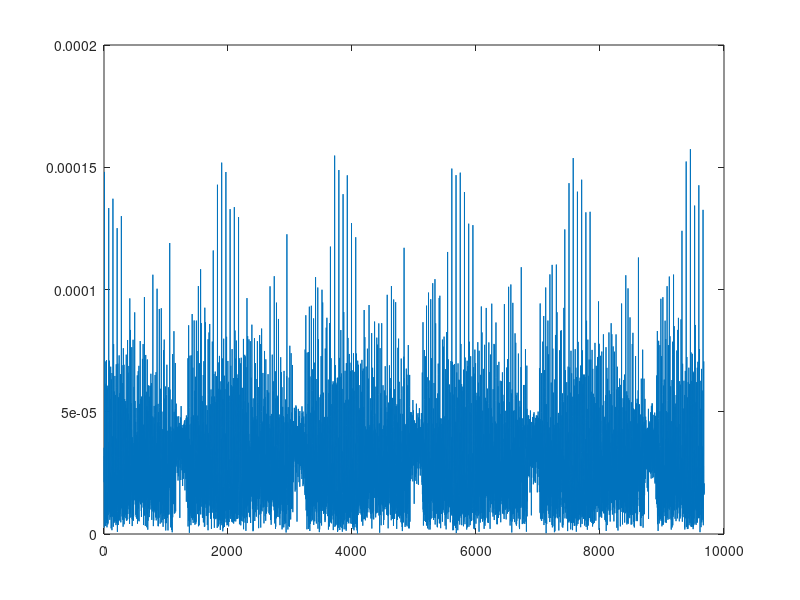
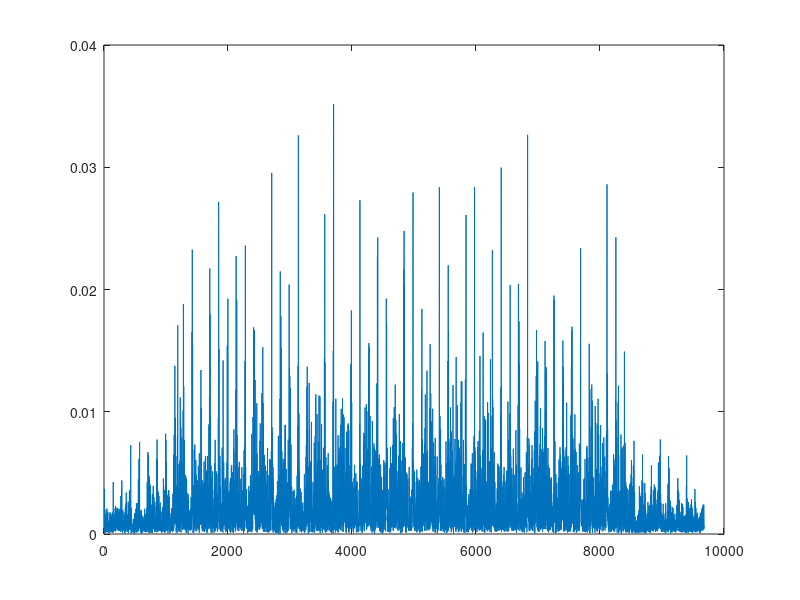

These figures' MATLAB source, in order: (Note: this script raises an error after producing the figures.)
clear; clc;

% Channel Parameters
Max_Excess_Delay   = 3.2*1e-8; % in seconds

% OFDM Signal Specs
FFTsize              = 64;
df                   = 5e3; % subcarrier spacing
fs                   = df*FFTsize;
Ts                   = 1/fs;
OSR                  = 1;
NumActiveSubcarriers = 48;
NumSymbols           = 25;
N_taps               = floor(Max_Excess_Delay/Ts)+1;
CPsizeOpt            = ceil(Max_Excess_Delay/Ts/OSR); % Minimum CP size required (effect of OSR taken into acount)
CPsize               = 4;
W                    = 2;

UsedSubcarrierIndx      = [FFTsize-(NumActiveSubcarriers/2:-1:1)+1, 1:NumActiveSubcarriers/2];
availableCarriers           = UsedSubcarrierIndx;
pilotCarriers               = availableCarriers(2:3:end);
availableCarriers(2:3:end)  = [];
effectiveDataCarriers   = availableCarriers;

% Generating Pilot Bits
pilotBits              = repmat([1 0],1, floor(length(pilotCarriers)/2));
% Modulating pilot bits and reshapinig them into pilotcarriers x Number of symbols
pilotBitsModulated     = pilotBits*2-1;
pilotSymbols           = repmat(pilotBitsModulated(:),1,NumSymbols);

% loading the file
load("OFDM_RVC_CPSize4.mat");
% plot(abs(Y))
figure
plot(abs(Y))

Freq=fftshift(fft(Y))

figure
plot(abs(Freq))
 figure()
[Pxx_tx,F_tx] = pwelch(Y,[],[],[],fs,'centered');
plot(F_tx,10*log10(Pxx_tx/max(Pxx_tx)))

%
PreamblesCreated    =   [mseq(2,6); mseq(2,6)];
correlation         =   xcorr(Y,PreamblesCreated)
[~,indx1]           =   maxk(correlation,5)

sortedIndex         = sort(indx1)
frameStartIndex     = sortedIndex(2) - length(Y) -1;
proposedframe = Y(frameStartIndex:frameStartIndex+length(PreamblesCreated)+ (CPsize+FFTsize)*NumSymbols)

figure()
plot(abs(correlation))

figure
subplot(2,1,1),plot(abs(proposedframe))
subplot(2,1,2),plot(1:length(proposedframe),20*log10(proposedframe))

figure()
[Pxx_tx,F_tx] = pwelch(proposedframe(127:end),[],[],[],fs,'centered');
plot(F_tx,10*log10(Pxx_tx/max(Pxx_tx)))


prmbl_rx = proposedframe(1:length(PreamblesCreated)); 
phase    =  angle(sum(PreamblesCreated.*conj(prmbl_rx)));

equalize_preambles = prmbl_rx.*exp(j*phase);
scatterplot(equalize_preambles);

frameLength = (FFTsize+CPsize)*NumSymbols;
symbols_rx = proposedframe(length(prmbl_rx)+1:length(prmbl_rx)+frameLength);

%REMOVING CP
parallelOFDMSymbols     =   reshape(symbols_rx,FFTsize+CPsize,NumSymbols)
parOFDMSymbolsCPless    =   parallelOFDMSymbols(CPsize+1:end,:)

fdomainSymbol          = fft(parOFDMSymbolsCPless)/sqrt(FFTsize);
receivedPilots         = fdomainSymbol(pilotCarriers,:);
estimatedOFDMChannel   = receivedPilots./pilotSymbols;

% Channel Interpolation using interp
interPolated            = interp1(pilotCarriers,estimatedOFDMChannel,1:1:length(fdomainSymbol),"spline");
interPolatedChannel     = interPolated(availableCarriers,:);

receivedDataOFDM        = fdomainSymbol(availableCarriers,:);
equalized_frame         = receivedDataOFDM(:)./interPolatedChannel(:); 
receivedBits            = qamdemod(equalized_frame,2);

scatterplot(equalized_frame); 


figure()
[Pxx_tx,F_tx] = pwelch(symbols_rx,[],[],[],fs,'centered');
plot(F_tx,10*log10(Pxx_tx/max(Pxx_tx)))

symbols_off=1
    indx = 1;
    prmbl_length = length(PreamblesCreated);
    crr_prv = 0;
    for i = 1:2*symbols_off
        crr = abs(PreamblesCreated.'*proposedframe(i:i+prmbl_length-1));
        correl(i) = crr; 
        if crr > crr_prv
            crr_prv = crr;
            indx = i;
        end
        
    end
    figure()
    plot(correl);
    title('Correlation for the preambles')
    indx_start  = indx+prmbl_length;




